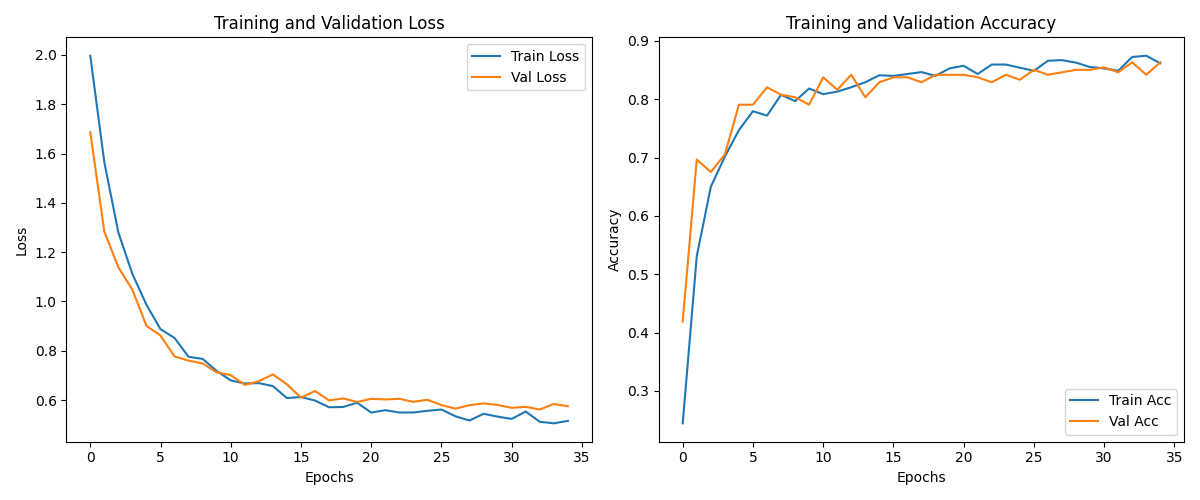

Reproduce this figure in Python.
import torch
import torch.nn as nn
import torch.optim as optim
from torchvision import datasets, models, transforms
from torch.utils.data import DataLoader
import matplotlib.pyplot as plt
import os


from torchvision import transforms

data_transforms = {
    'train': transforms.Compose([
        transforms.Resize((224, 224)),  # Ensure all images are resized to 224x224
        transforms.RandomHorizontalFlip(),
        transforms.RandomRotation(20),
        transforms.ColorJitter(brightness=0.2, contrast=0.2, saturation=0.2, hue=0.2),
        transforms.ToTensor(),
        transforms.Normalize([0.485, 0.456, 0.406], [0.229, 0.224, 0.225])
    ]),
    'val': transforms.Compose([
        transforms.Resize((224, 224)),  # Ensure all images are resized to 224x224
        transforms.CenterCrop(224),
        transforms.ToTensor(),
        transforms.Normalize([0.485, 0.456, 0.406], [0.229, 0.224, 0.225])
    ]),
}

data_dir = r"C:\Users\hafiedz\Downloads\archive (1)\skin-disease-datasaet"

image_datasets = {
    x: datasets.ImageFolder(root=os.path.join(data_dir, x), transform=data_transforms[x])
    for x in ['train', 'val']
}

dataloaders = {
    x: DataLoader(image_datasets[x], batch_size=32, shuffle=True, num_workers=4)
    for x in ['train', 'val']
}

dataset_sizes = {x: len(image_datasets[x]) for x in ['train', 'val']}
class_names = image_datasets['train'].classes

model = models.resnet18(pretrained=True)

# Freeze all the parameters in the model
for param in model.parameters():
    param.requires_grad = False

# Modify the final layer to match the number of classes in your dataset
num_ftrs = model.fc.in_features
model.fc = nn.Linear(num_ftrs, len(class_names))

# Only the final layer (fc) should be trainable
for param in model.fc.parameters():
    param.requires_grad = True

# Move the model to GPU if available
model = model.to('cuda' if torch.cuda.is_available() else 'cpu')


criterion = nn.CrossEntropyLoss()

# Fine-tune only the last layer by freezing all other parameters
optimizer = optim.SGD(model.fc.parameters(), lr=0.001, momentum=0.9)

#iteration 2, add scheduler for the cosine annealing
scheduler = torch.optim.lr_scheduler.CosineAnnealingLR(optimizer, T_max=35)

def train_model(model, criterion, optimizer, scheduler, num_epochs):
    # Lists to store loss and accuracy values for each epoch
    train_loss_history = []
    val_loss_history = []
    train_acc_history = []
    val_acc_history = []

    for epoch in range(num_epochs):
        print(f'Epoch {epoch}/{num_epochs - 1}')
        print('-' * 10)

        for phase in ['train', 'val']:
            if phase == 'train':
                model.train()  # Set model to training mode
            else:
                model.eval()   # Set model to evaluate mode

            running_loss = 0.0
            running_corrects = 0

            for inputs, labels in dataloaders[phase]:
                inputs = inputs.to('cuda' if torch.cuda.is_available() else 'cpu')
                labels = labels.to('cuda' if torch.cuda.is_available() else 'cpu')

                optimizer.zero_grad()

                with torch.set_grad_enabled(phase == 'train'):
                    outputs = model(inputs)
                    _, preds = torch.max(outputs, 1)
                    loss = criterion(outputs, labels)

                    if phase == 'train':
                        loss.backward()
                        optimizer.step()

                running_loss += loss.item() * inputs.size(0)
                running_corrects += torch.sum(preds == labels.data)

            epoch_loss = running_loss / dataset_sizes[phase]
            epoch_acc = running_corrects.double() / dataset_sizes[phase]

            print(f'{phase} Loss: {epoch_loss:.4f} Acc: {epoch_acc:.4f}')

            # Store the loss and accuracy for this epoch
            if phase == 'train':
                train_loss_history.append(epoch_loss)
                train_acc_history.append(epoch_acc.item())
                scheduler.step()  # Adjust the learning rate

            else:
                val_loss_history.append(epoch_loss)
                val_acc_history.append(epoch_acc.item())

        print()

    # Plotting the training and validation loss and accuracy
    plt.figure(figsize=(12, 5))

    # Plot loss
    plt.subplot(1, 2, 1)
    plt.plot(train_loss_history, label='Train Loss')
    plt.plot(val_loss_history, label='Val Loss')
    plt.title('Training and Validation Loss')
    plt.xlabel('Epochs')
    plt.ylabel('Loss')
    plt.legend()

    # Plot accuracy
    plt.subplot(1, 2, 2)
    plt.plot(train_acc_history, label='Train Acc')
    plt.plot(val_acc_history, label='Val Acc')
    plt.title('Training and Validation Accuracy')
    plt.xlabel('Epochs')
    plt.ylabel('Accuracy')
    plt.legend()

    plt.tight_layout()
    plt.show()

    return model


# Train the model with cosine annealing
model = train_model(model, criterion, optimizer, scheduler, num_epochs=35)
